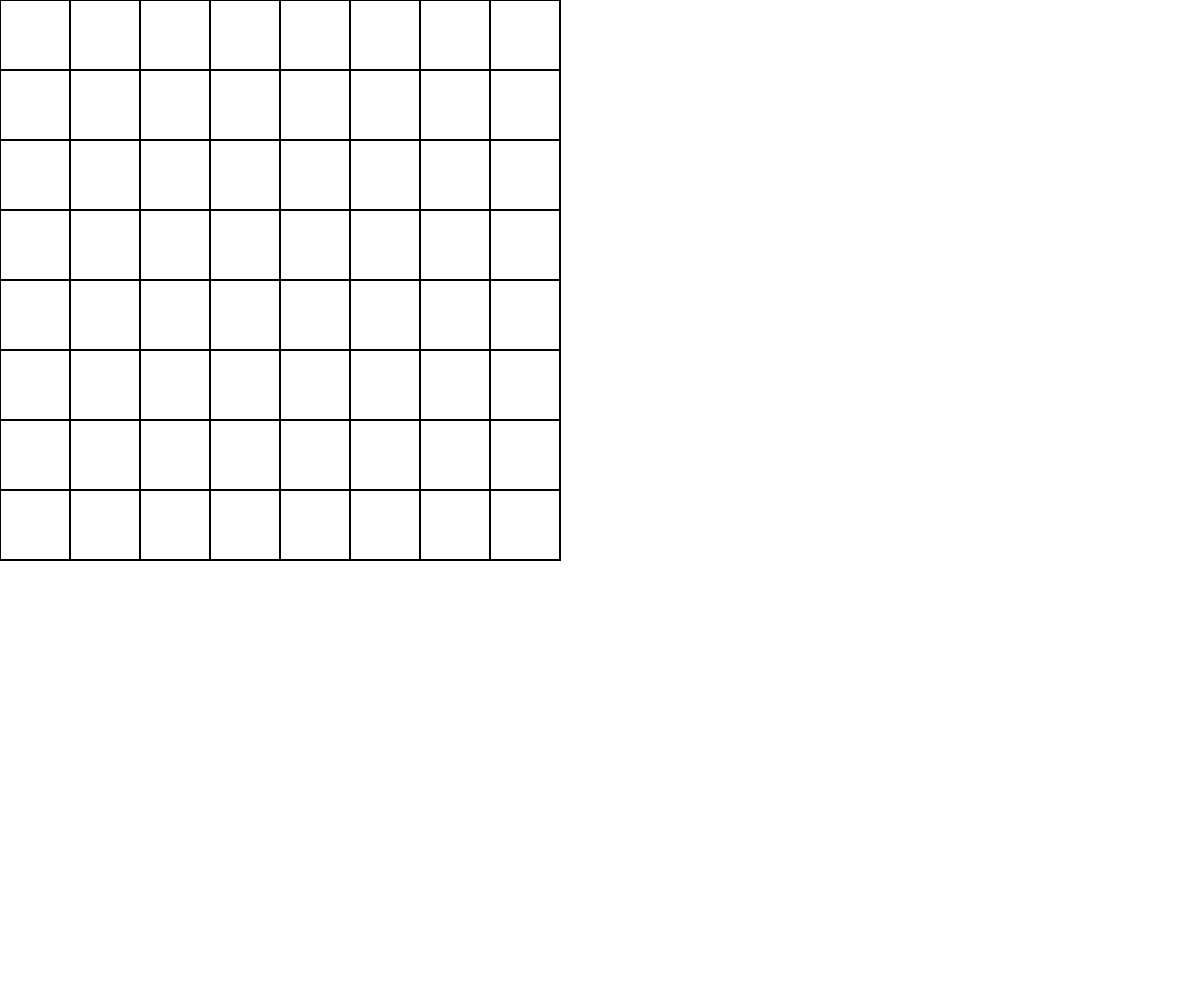
Frame 1 (no input)
Frame 60 (no input): identical to frame 1, image omitted
Frame 120 (the mouse pressed at the canvas centre since frame 60): identical to frame 1, image omitted

The p5.js sketch that drew this single still picture (run headless with seeded random() and noise() and a simulated clock; from frame 60 on, the mouse is pressed at the canvas centre):

// p5.js sketch
// ── sketch.js
let minesweeper;
const scl = 70;

function setup() {
  const canvas = document.querySelector('canvas');
  if (canvas) canvas.remove();
  createCanvas(window.innerWidth, window.innerHeight);
  frameRate(30);

  minesweeper = new Minesweeper();
  minesweeper.init();
}

function draw() {
  background(255);

  const board = minesweeper.board;

  for (let col = 0; col < board.length; col++) {
    for (let row = 0; row < board[col].length; row++) {
      const x = scl * col;
      const y = scl * row;
      fill(255);
      stroke(0);
      strokeWeight(2);
      rect(x, y, scl, scl);
    }
  }

  for (const { col, row } of minesweeper.flagged) {
    const x = scl * col;
    const y = scl * row;
    fill('yellow');
    stroke(0);
    strokeWeight(2);
    rect(x, y, scl, scl);
  }

  for (const { col, row } of minesweeper.revealed) {
    const x = scl * col;
    const y = scl * row;
    fill(board[col][row] === -1 ? 'tomato' : 255);
    stroke(0);
    strokeWeight(2);
    rect(x, y, scl, scl);

    fill(0);
    stroke(0);
    strokeWeight(1);
    textSize(20);
    textAlign(CENTER);
    text(board[col][row], x + scl / 2, y + scl / 2 + 10);
  }
}

function mousePressed(event) {
  const col = floor(mouseX / scl);
  const row = floor(mouseY / scl);
  if (event.button === 2) {
    event.preventDefault();
    minesweeper.flag(col, row);
  } else {
    minesweeper.reveal(col, row);
  }
}

function windowResized() {
  setup();
}

// ── minesweeper.js
function Minesweeper() {}

Minesweeper.prototype.init = function (difficulty = 'beginner') {
  let cols;
  let rows;
  let mineCount;

  if (difficulty === 'beginner') {
    cols = 8;
    rows = 8;
    mineCount = 10;
  } else if (difficulty === 'intermediate') {
    cols = 16;
    rows = 16;
    mineCount = 40;
  } else if (difficulty === 'expert') {
    cols = 16;
    rows = 30;
    mineCount = 99;
  }

  this.cols = cols;
  this.rows = rows;
  this.mineCount = mineCount;

  const availableSpots = [];

  this.revealed = [];
  this.flagged = [];
  this.board = [];
  for (let col = 0; col < cols; col++) {
    this.board[col] = [];
    for (let row = 0; row < rows; row++) {
      this.board[col][row] = null;
      availableSpots.push({ col, row });
    }
  }

  for (let i = 0; i < mineCount; i++) {
    const index = floor(random(0, availableSpots.length));
    const [{ col, row }] = availableSpots.splice(index, 1);
    this.board[col][row] = -1;
  }

  for (let col = 0; col < cols; col++) {
    for (let row = 0; row < rows; row++) {
      if (this.board[col][row] === -1) continue;

      let neighbouringMines = 0;

      for (let x = col - 1; x <= col + 1; x++) {
        if (x < 0 || x > cols - 1) continue;
        for (let y = row - 1; y <= row + 1; y++) {
          if (y < 0 || y > rows - 1) continue;
          if (this.board[x][y] === -1) {
            neighbouringMines++;
          }
        }
      }

      this.board[col][row] = neighbouringMines;
    }
  }
};

Minesweeper.prototype.flag = function (col, row) {
  if (col >= this.cols || col < 0 || row >= this.rows || row < 0) {
    return;
  }

  const isRevealed = this.revealed.findIndex((spot) => col === spot.col && row === spot.row) !== -1;
  if (isRevealed) {
    return;
  }

  const flagIndex = this.flagged.findIndex((spot) => col === spot.col && row === spot.row);
  if (flagIndex !== -1) {
    this.flagged.splice(flagIndex, 1);
  } else {
    this.flagged.push({ col, row });
  }
};

Minesweeper.prototype.reveal = function (col, row) {
  if (col >= this.cols || col < 0 || row >= this.rows || row < 0) {
    return;
  }

  const isRevealed = this.revealed.findIndex((spot) => col === spot.col && row === spot.row) !== -1;
  const isFlagged = this.flagged.findIndex((spot) => col === spot.col && row === spot.row) !== -1;
  if (isRevealed || isFlagged) {
    return;
  }

  if (this.revealed.length === 0 && this.board[col][row] !== 0) {
    this.init();
    this.reveal(col, row);
    return;
  }

  this.revealed.push({ col, row });

  if (this.board[col][row] === -1) {
    // lose the game
    this.revealAll();
    return;
  }

  if (this.board[col][row] === 0) {
    for (let x = col - 1; x <= col + 1; x++) {
      if (x < 0 || x > this.cols - 1) continue;
      for (let y = row - 1; y <= row + 1; y++) {
        if (y < 0 || y > this.rows - 1) continue;
        this.reveal(x, y);
      }
    }
  }
};

Minesweeper.prototype.revealAll = function () {
  for (let col = 0; col < this.cols; col++) {
    for (let row = 0; row < this.rows; row++) {
      this.reveal(col, row);
    }
  }
};
